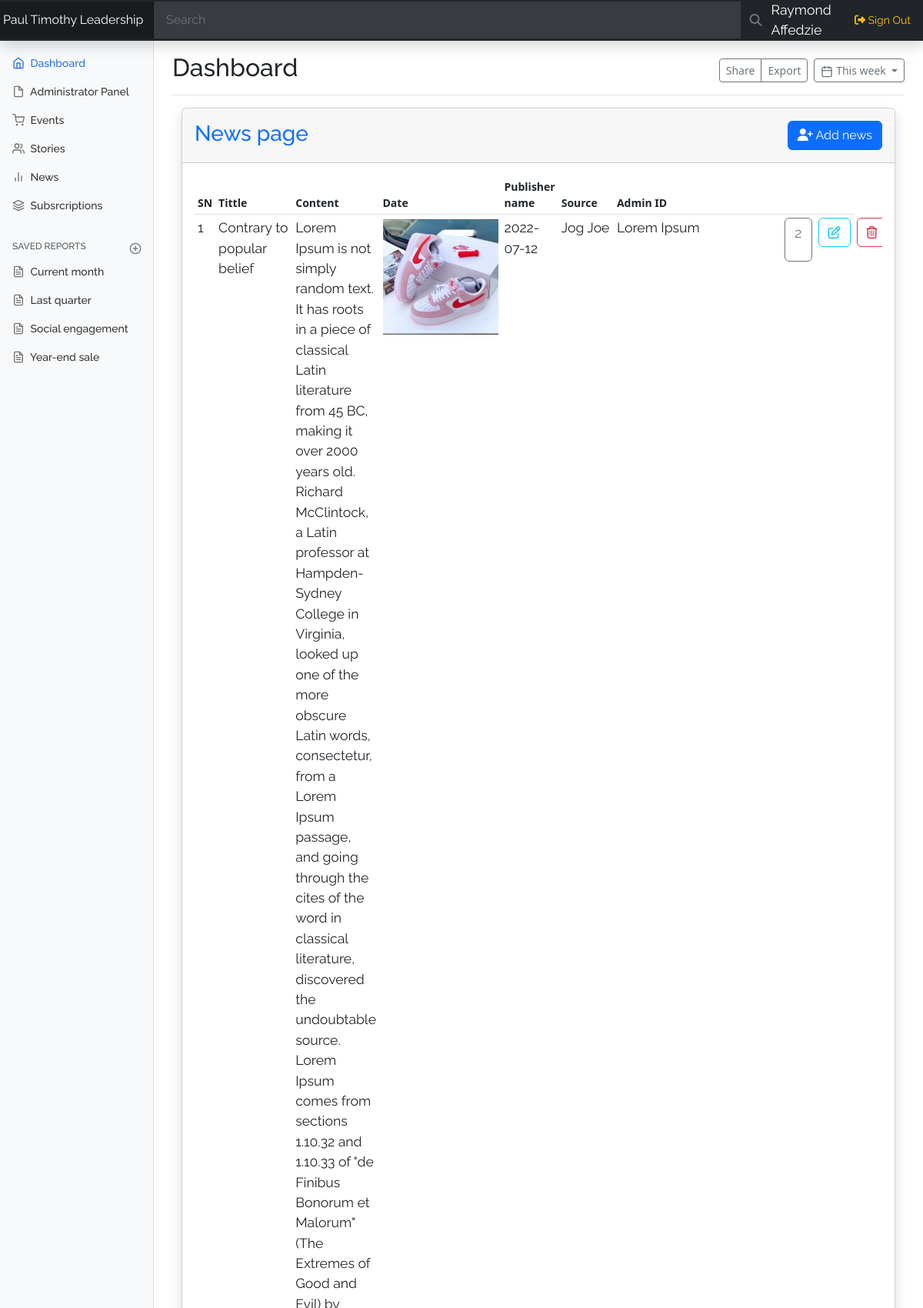
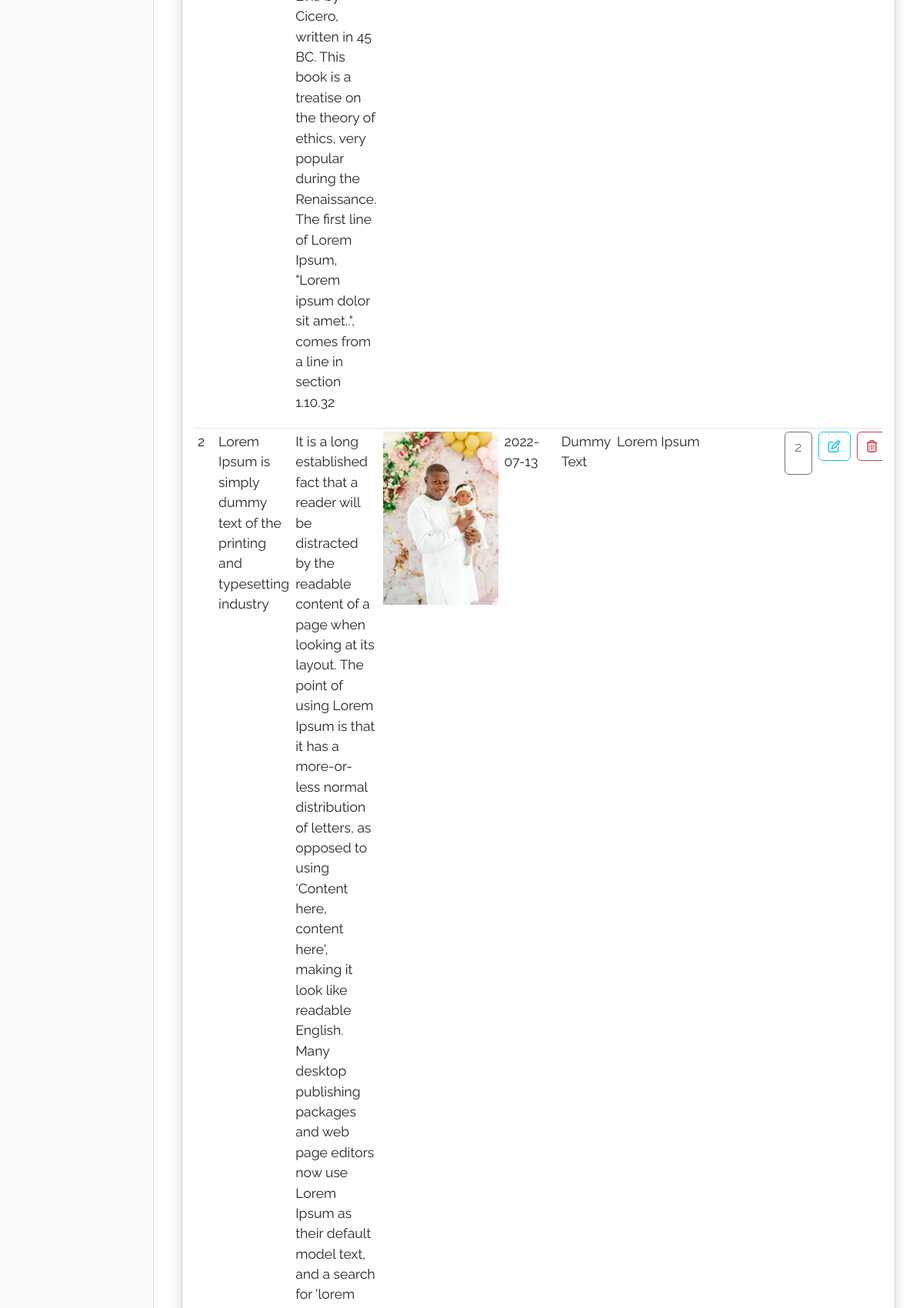
Page /news.php (signed in, upper part) on the committed database (2 pictures, top to bottom).
### tables this page shows
CREATE TABLE `admin_registration` (
  `id` int(11) NOT NULL,
  `firstname` char(32) NOT NULL,
  `surname` char(32) NOT NULL,
  `username` varchar(32) NOT NULL,
  `phone_number` varchar(13) NOT NULL,
  `email` varchar(50) NOT NULL,
  `password` varchar(255) NOT NULL,
  `pwd_reset_token` int(11) NOT NULL,
  `status` text NOT NULL DEFAULT 'Moderator',
  `check_status` varchar(15) NOT NULL
);

CREATE TABLE `news` (
  `new_id` int(11) NOT NULL,
  `tittle` text NOT NULL,
  `content` longtext NOT NULL,
  `image` varchar(250) DEFAULT NULL,
  `publisher_name` text NOT NULL,
  `admin_id` int(11) NOT NULL,
  `date` date NOT NULL,
  `source` varchar(500) DEFAULT NULL
);

### news.php (the view, shortened to what this page needs)
<?php
include('security.php');
include('includes/header.php');
include('includes/navbar.php');
?>
<div class="container-fluid">
    <div class="card shadow mb-4">
        <div class="card-header py-3">
            <h3 class="font-weight-bold m-0 text-primary">News page
                <button type="button" class="btn btn-primary ml-5 float-end" data-bs-toggle="modal" data-bs-target="#create_event">
                    <i class="fa fa-user-plus"></i> Add news
                </button>
            </h3>
        </div>
        <div class="card-body">
            <div class="table-responsive">
                <?php
                $query = "SELECT * FROM `news`";
                $query_run = mysqli_query($connection, $query);
                $counter = 0;
                ?>
                <table class="table table-hover table-sm">
                    <thead>
                        <tr>
                            <th scope="col">SN</th>
                            <th scope="col">Tittle</th>
                            <th scope="col">Content</th>
                            <th scope="col">Date</th>
                            <th scope="col">Publisher name</th>
                            <th scope="col">Source</th>
                            <th scope="col">Admin ID</th>
                            <th scope="col"></th>
                            <th scope="col"></th>
                        </tr>
                    </thead>
                    <tbody>
                        <?php
                        if ($query_run) {
                            while ($row = mysqli_fetch_array($query_run)) {
                                $counter++;
                        ?>
                                <tr>
                                    <td>
                                        <p> <?php echo $counter; ?> </p>
                                    </td>
                                    <td class="text-wrap" style="width: 100px;">
                                        <p> <?php echo $row['tittle']; ?> </p>
                                    </td>
                                    <td class="text-wrap" style="width: 300px;">
                                        <p> <?php echo $row['content']; ?> </p>
                                    </td>
                                    <td>
                                        <img src="images/<?php echo $row['image']?>" width="150px" height="auto" alt="image for news">
                                    </td>
                                    <td>
                                        <p> <?php echo $row['date']; ?> </p>
                                    </td>
                                    <td>
                                        <p> <?php echo $row['publisher_name']; ?> </p>
                                    </td>
                                    <td>
                                        <p> <?php echo $row['source']; ?> </p>
                                    </td>
                                    <td>
                                        <form action="users-profile.php" method="post">
                                            <button type="submit" class="btn btn-outline-secondary" name="view_user" data-bs-toggle="tooltip" data-bs-placement="left" title="View member's profile">
                                                <p><?php echo $row['admin_id']; ?></p>
                                            </button>
                                        </form>
                                    </td>
                                    <td>
                                        <form action="news-edit.php" method="POST">
                                            <button type="submit" name="edit_btn" class="btn btn-outline-info" data-bs-toggle="tooltip" data-bs-placement="left" title="Edit news">
                                                <i class="fa fa-edit"></i>
                                            </button>
                                        </form>
                                    </td>
                                    <td>
                                        <form action="news-code.php" method="post">
                                            <button type="submit" name="delete_news" class="btn btn-outline-danger" data-bs-toggle="tooltip" data-bs-placement="left" title="Delete this news" onclick="return confirm('Do you want to delete this news?')">
                                                <i class="fa fa-trash-o"></i>
                                            </button>
                                        </form>
                                    </td>
                                </tr>
                        <?php
                            }
                        }
                        ?>
                    </tbody>
                </table>
            </div>
        </div>
    </div>
</div>
<?php
include('includes/footer.php');
?>

### includes/navbar.php (shortened to what this page needs)
<header class="navbar navbar-dark sticky-top bg-dark flex-md-nowrap p-0 shadow">
  <a class="navbar-brand col-md-3 col-lg-2 me-0 px-1 fs-6" href="index.php">Paul Timothy Leadership</a>
  <input class="form-control form-control-dark w-70 rounded-0 border-0" type="text" placeholder="Search">
  <button type="submit" class="btn btn-outline-secondary rounded-0 border-0 w-10"><i class="fas fa-search"></i></button>
  <span class="mr-2 d-none d-lg-inline w-20">
    <a href="profile.php" class="text-decoration-none text-white"><?php
      $id = $_SESSION['users']['users_id'];
      $query = "SELECT * FROM admin_registration WHERE id = '$id'" ;
      $query_run = mysqli_query($connection, $query);
      if($query_run){
          while($row = mysqli_fetch_array($query_run)){
            echo $row['firstname']." ". $row['surname'];
        }
      }
    ?></a>
  </span>
  <div class="navbar-nav">
    <div class="nav-item text-nowrap">
      <a class="nav-link px-3 text-warning" href="#" data-bs-toggle="modal" data-bs-target="#staticBackdrop">
        <i class="fas fa-sign-out-alt"></i> Sign Out
      </a>
    </div>
  </div>
</header>
<div class="container-fluid">
  <div class="row">
    <nav id="sidebarMenu" class="col-md-3 col-lg-2 d-md-block bg-light sidebar collapse">
      <div class="position-sticky pt-3">
        <ul class="nav flex-column">
          <li class="nav-item">
            <a class="nav-link active" aria-current="page" href="index.php">
              <span data-feather="home" class="align-text-bottom"></span>
              Dashboard
            </a>
          </li>
          <li class="nav-item">
            <a class="nav-link" href="register-admin.php">
              <span data-feather="file" class="align-text-bottom"></span>
              Administrator Panel
            </a>
          </li>
          <li class="nav-item">
            <a class="nav-link" href="events.php">
              <span data-feather="shopping-cart" class="align-text-bottom"></span>
              Events
            </a>
          </li>
          <li class="nav-item">
            <a class="nav-link" href="stories.php">
              <span data-feather="users" class="align-text-bottom"></span>
              Stories
            </a>
          </li>
          <li class="nav-item">
            <a class="nav-link" href="news.php">
              <span data-feather="bar-chart-2" class="align-text-bottom"></span>
              News
            </a>
          </li>
          <li class="nav-item">
            <a class="nav-link" href="subscriptions.php">
              <span data-feather="layers" class="align-text-bottom"></span>
              Subsrcriptions
            </a>
          </li>
        </ul>
        <h6 class="sidebar-heading d-flex justify-content-between align-items-center px-3 mt-4 mb-1 text-muted text-uppercase">
          <span>Saved reports</span>
          <a class="link-secondary" href="#" aria-label="Add a new report">
            <span data-feather="plus-circle" class="align-text-bottom"></span>
          </a>
        </h6>
        <ul class="nav flex-column mb-2">
          <li class="nav-item">
            <a class="nav-link" href="#">
              <span data-feather="file-text" class="align-text-bottom"></span>
              Current month
            </a>
          </li>
          <li class="nav-item">
            <a class="nav-link" href="#">
              <span data-feather="file-text" class="align-text-bottom"></span>
              Last quarter
            </a>
          </li>
          <li class="nav-item">
            <a class="nav-link" href="#">
              <span data-feather="file-text" class="align-text-bottom"></span>
              Social engagement
            </a>
          </li>
          <li class="nav-item">
            <a class="nav-link" href="#">
              <span data-feather="file-text" class="align-text-bottom"></span>
              Year-end sale
            </a>
          </li>
        </ul>
      </div>
    </nav>
    <main class="col-md-9 ms-sm-auto col-lg-10 px-md-4">
      <div class="d-flex justify-content-between flex-wrap flex-md-nowrap align-items-center pt-3 pb-2 mb-3 border-bottom">
        <h1 class="h2">Dashboard</h1>
        <div class="btn-toolbar mb-2 mb-md-0">
          <div class="btn-group me-2">
            <button type="button" class="btn btn-sm btn-outline-secondary">Share</button>
            <button type="button" class="btn btn-sm btn-outline-secondary">Export</button>
          </div>
          <button type="button" class="btn btn-sm btn-outline-secondary dropdown-toggle">
            <span data-feather="calendar" class="align-text-bottom"></span>
            This week
          </button>
        </div>
      </div>

### css/dashboard.css (style rules this page uses)
body { font-size: .875rem; }
.feather { width: 16px; height: 16px; }
.sidebar { position: fixed; top: 0; bottom: 0; left: 0; z-index: 100; padding: 48px 0 0; box-shadow: inset -1px 0 0 rgba(0, 0, 0, .1); }
.sidebar .nav-link { font-weight: 500; color: #333; }
.sidebar .nav-link .feather { margin-right: 4px; color: #727272; }
.sidebar .nav-link.active { color: #2470dc; }
.sidebar .nav-link:hover .feather, .sidebar .nav-link.active .feather { color: inherit; }
.sidebar-heading { font-size: .75rem; }
.navbar-brand { padding-top: .75rem; padding-bottom: .75rem; background-color: rgba(0, 0, 0, .25); box-shadow: inset -1px 0 0 rgba(0, 0, 0, .25); }
.navbar .form-control { padding: .75rem 1rem; }
.form-control-dark { color: #fff; background-color: rgba(255, 255, 255, .1); border-color: rgba(255, 255, 255, .1); }

### css/customadmin.css (style rules this page uses)
h1, h2, h3, h4, h5, h6, p, input, ul, li, span, small, strong, a, label, .nav-item { font-family: Raleway, Roboto, Sofia, Amita, Alike, Acme, sans-serif; }
p, a, label { font-size: 1.1rem; }

### rows in the picture
admin_registration: firstname "Raymond", surname "Affedzie"
news: tittle "Contrary to popular belief", content "Lorem Ipsum is not simply random text. It has roots in a piece of classical Latin literature from 45 BC, making it over 2000 years old. Richard McClintock, a Latin professor at Hampden-Sydney College in Virginia, looked up one of the more obscure Latin words, consectetur, from a Lorem Ipsum passage, and going through the cites of the word in classical literature, discovered the undoubtable source. Lorem Ipsum comes from sections 1.10.32 and 1.10.33 of \"de Finibus Bonorum et Malorum\" (The Extremes of Good and Evil) by Cicero, written in 45 BC. This book is a treatise on the theory of ethics, very popular during the Renaissance. The first line of Lorem Ipsum, \"Lorem ipsum dolor sit amet..\",…", image (picture), date "2022-07-12", publisher_name "Jog Joe", source "Lorem Ipsum", admin "2"
news: tittle "Lorem Ipsum is simply dummy text of the printing and typesetting industry", image (picture), date "2022-07-13", publisher_name "Dummy Text", source "Lorem Ipsum", admin "2"
